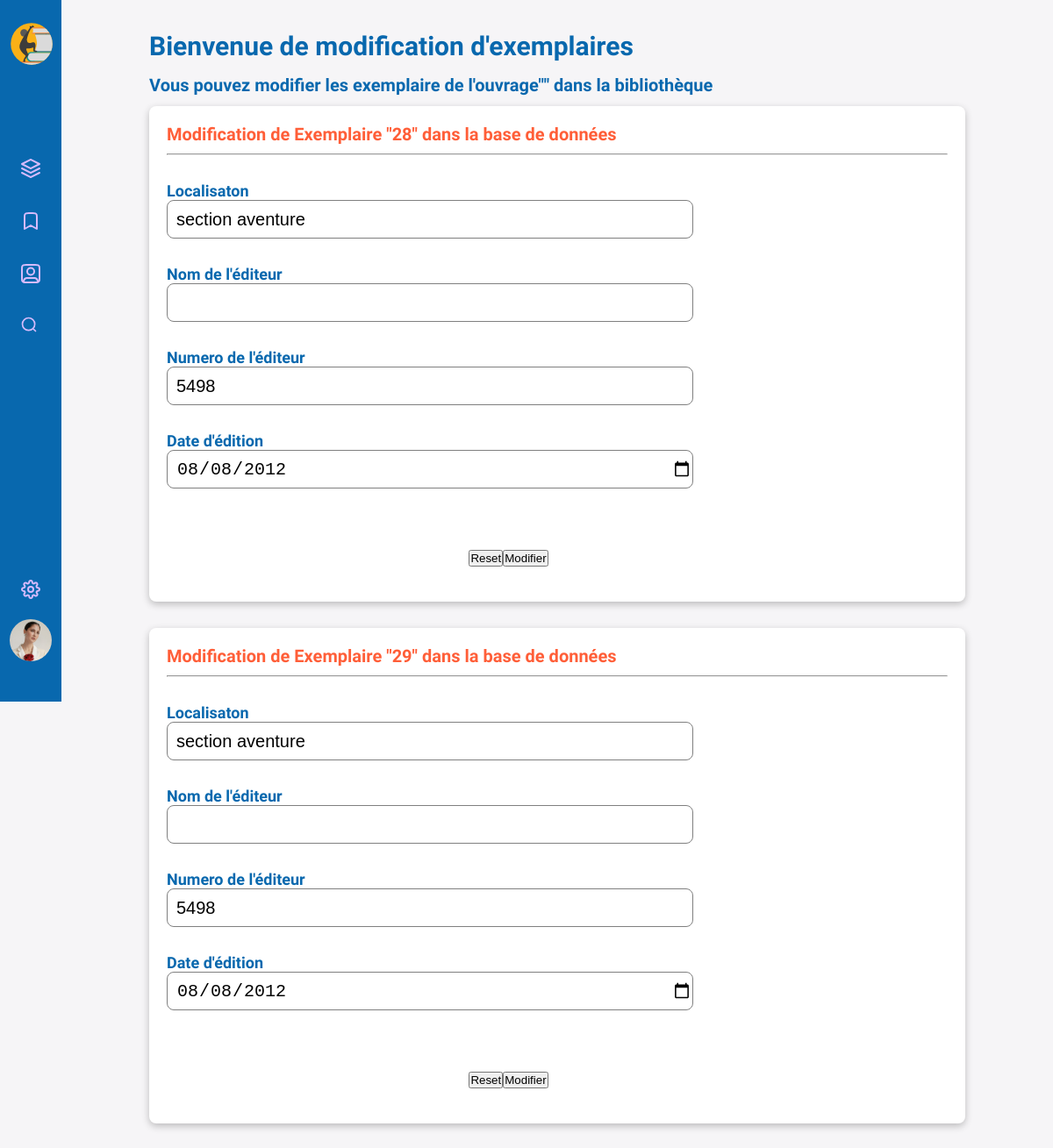
The page /admin/edit-copy-book.php?id=8 (signed in) on the database as committed earlier.
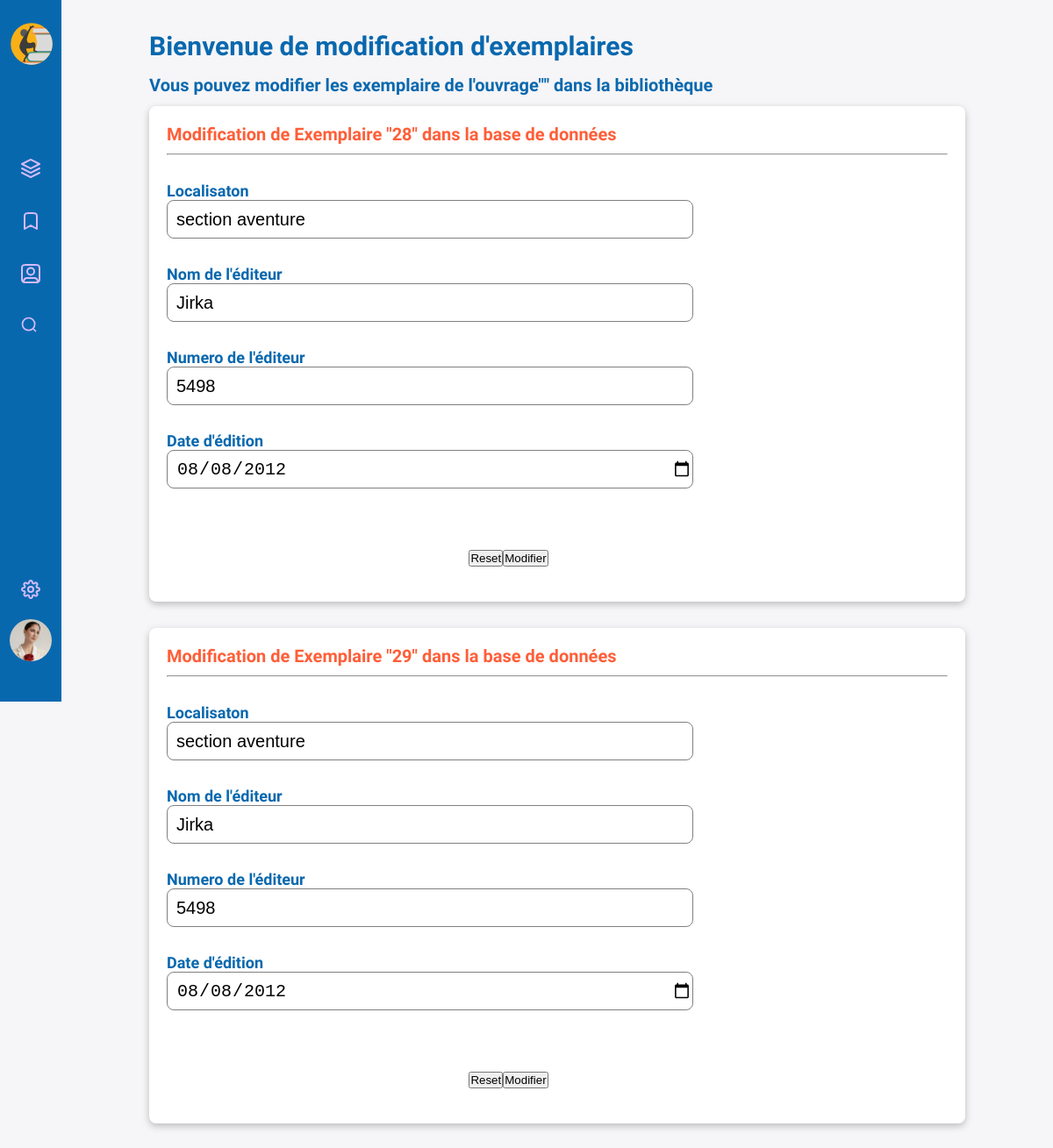
The same page on the database as committed later.
### tables this page shows
CREATE TABLE IF NOT EXISTS `copy` (
  `id_copy` int NOT NULL AUTO_INCREMENT,
  `editor_id` int DEFAULT NULL,
  `location` varchar(100) DEFAULT NULL,
  `work_id` int NOT NULL,
  `stock` tinyint(1) DEFAULT NULL,
  PRIMARY KEY (`id_copy`) USING BTREE,
  KEY `WORK` (`work_id`),
  KEY `EDITOR` (`editor_id`)
);

CREATE TABLE IF NOT EXISTS `editor` (
  `id_editor` int NOT NULL AUTO_INCREMENT,
  `editor_name` varchar(150) DEFAULT NULL,
  `number` int DEFAULT NULL,
  `date` date DEFAULT NULL,
  PRIMARY KEY (`id_editor`)
);

### admin/edit-copy-book.php (the view, shortened to what this page needs)
<?php
require_once '../connexion.php';
include_once '../admin/header-main.php';
?>
<section id="dashboard-page-book-edit" class="row-limit-size-db">
    <div class="container-dashboard-base">
        <h1 class="h1-dashboard">Bienvenue de modification d'exemplaires</h1>
        <h2 class="h2-dashboard">Vous pouvez modifier les exemplaire de l'ouvrage"" dans la bibliothèque</h2>
        <?php
try {
    $id = $_GET['id'];
} catch (PDOException $e) {
    $_SESSION["notModified"] = "Problème lors de la mise à jour";
    header("Location: ../admin/edit-copy-book.php?id=" . $id);
    exit();
}
        $reqExemplaire = $db ->prepare(
            'SELECT `title`, `copy`.`id_copy`,  `copy`.`location`, `editor`.`editor_name`, `editor`.`number`,`editor`.`date`
            FROM `work`
            INNER JOIN `copy`
            ON `copy`.`work_id` = `work`.`id_work`
            INNER JOIN `editor`
            ON `editor`.`id_editor` = `copy`.`editor_id`
            WHERE `id_work` = :id');
            $reqExemplaire->bindParam('id', $id, PDO::PARAM_INT);
            $reqExemplaire->execute();
            while($Exemplaire = $reqExemplaire->fetch(PDO::FETCH_ASSOC)){
?>
        <div id="box-edit-book-info" class="box-dashboard">
            <h3 class="h3-dashboard">Modification de Exemplaire "<?= $Exemplaire['id_copy'] ?>" dans la base de données</h3>
            <hr>
            <form action="#" id="form-book-edit" method="POST" action="edit-book.php?id=<?php echo $id; ?>" enctype="multipart/form-data">
                 <div id="form-add-book-right">
                     <div class="add-form-template-label-input">
                         <label for="publisher-name-add" class="label-form-add-book">Localisaton</label>
                         <input type="text" name="Localisaton" class="input-form-add-book" value="<?= $Exemplaire['location'] ?>" />
                     </div>
                     <div class="add-form-template-label-input">
                         <label for="publisher-name-edit" class="label-form-add-book">Nom de l'éditeur</label>
                         <input type="text" name="publisher-name-edit" class="input-form-add-book" value="<?= $Exemplaire['editor_name'] ?>" />
                     </div>
                     <div class="add-form-template-label-input">
                         <label for="publisher-name-add" class="label-form-add-book">Numero de l'éditeur</label>
                         <input type="text" name="NumeroEditor" class="input-form-add-book" value="<?= $Exemplaire['number'] ?>" />
                     </div>
                     <div class="add-form-template-label-input">
                         <label for="publisher-date-edit" class="label-form-add-book">Date d'édition</label>
                         <input type="date" name="publisher-date-edit" value="<?= $Exemplaire['date'] ?>" class="input-form-add-book" />
                     </div>
                 </div>
                <div id="group-btn-form-edit-commun">
                    <input type="reset" class="btn-reset-form-add-book" name="reset" value="Reset" />
                    <input type="submit" class="btn-submit-form-add-book" name="submit" value="Modifier" />
                </div>
            </form>
        </div>
        <?php
     } ?>
    </div>
</section>
</main>
</body>
</html>

Rows that differ between the two databases and show on the page:
changed through a linked row, copy id 28: publisher-name-edit (not shown) → "Jirka"
changed through a linked row, copy id 29: publisher-name-edit (not shown) → "Jirka"
